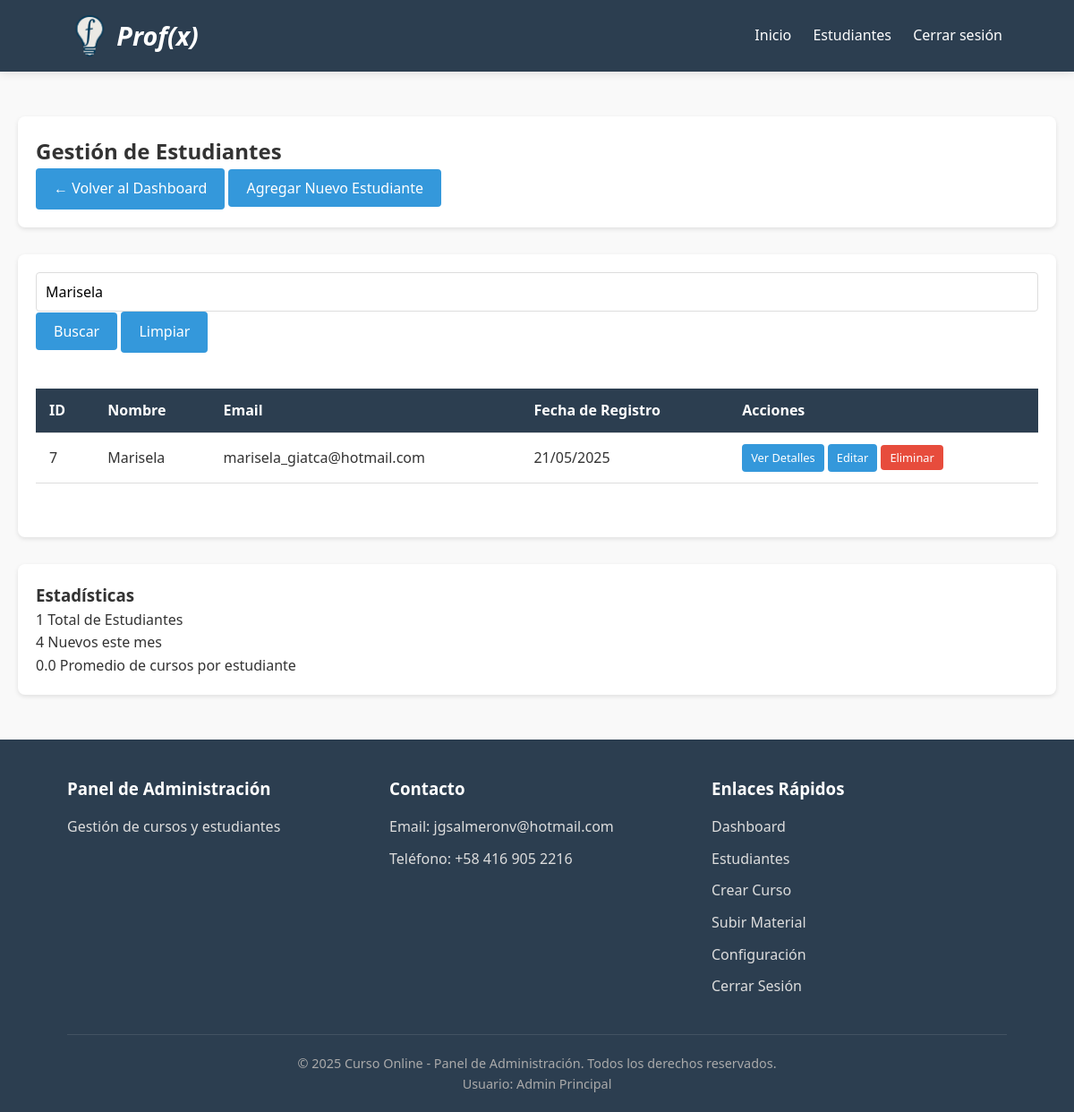
/admin_estudiantes.php?busqueda=Marisela (signed in), run on the app's committed database.
### tables this page shows
CREATE TABLE `usuarios` (
  `id` int NOT NULL,
  `nombre` varchar(100) NOT NULL,
  `email` varchar(100) NOT NULL,
  `password` varchar(255) NOT NULL,
  `fecha_registro` datetime DEFAULT CURRENT_TIMESTAMP,
  `es_admin` tinyint(1) DEFAULT '0'
);

### includes/functions.php (called while the page is built, shortened)
<?php
function sanitize($data) {
    return htmlspecialchars(strip_tags(trim($data)));
}
?>

### admin_estudiantes.php (the view, shortened to what this page needs)
<?php
require_once 'includes/config.php';
require_once 'includes/functions.php';
$registros_por_pagina = 10;
$pagina_actual = isset($_GET['pagina']) ? (int)$_GET['pagina'] : 1;
$offset = ($pagina_actual - 1) * $registros_por_pagina;
$busqueda = isset($_GET['busqueda']) ? sanitize($_GET['busqueda']) : '';
$where_clause = '';
$params = [];
if (!empty($busqueda)) {
    $where_clause = " WHERE (nombre LIKE ? OR email LIKE ?)";
    $params[] = "%$busqueda%";
    $params[] = "%$busqueda%";
} else {
    $where_clause = " WHERE es_admin = 0";
}
$stmt_total = $conn->prepare("SELECT COUNT(*) as total FROM usuarios" . $where_clause);
$stmt_total->execute($params);
$total_estudiantes = $stmt_total->fetch(PDO::FETCH_ASSOC)['total'];
$query = "SELECT id, nombre, email, fecha_registro FROM usuarios" . $where_clause . " ORDER BY fecha_registro DESC LIMIT $offset, $registros_por_pagina";
$stmt = $conn->prepare($query);
$stmt->execute($params);
$estudiantes = $stmt->fetchAll(PDO::FETCH_ASSOC);
include 'includes/header_admin.php';
?>
<div class="admin-container">
    <section class="admin-section">
        <h2>Gestión de Estudiantes</h2>
        <div class="admin-actions">
            <a href="admin.php" class="btn">← Volver al Dashboard</a>
            <button class="btn" onclick="alert('Esta funcionalidad aún no está disponible')">Agregar Nuevo Estudiante</button>
        </div>
    </section>
    <section class="admin-section">
        <div class="search-filter">
            <form method="GET" class="search-form">
                <div class="form-group">
                    <input type="text" name="busqueda" placeholder="Buscar por nombre o email" value="<?php echo htmlspecialchars($busqueda); ?>">
                    <button type="submit" class="btn">Buscar</button>
                    <?php if (!empty($busqueda)): ?>
                        <a href="admin_estudiantes.php" class="btn">Limpiar</a>
                    <?php endif; ?>
                </div>
            </form>
        </div>
        <div class="table-responsive">
            <table class="admin-table">
                <thead>
                    <tr>
                        <th>ID</th>
                        <th>Nombre</th>
                        <th>Email</th>
                        <th>Fecha de Registro</th>
                        <th>Acciones</th>
                    </tr>
                </thead>
                <tbody>
                    <?php if (empty($estudiantes)): ?>
                        <tr>
                            <td colspan="5">No se encontraron estudiantes<?php echo !empty($busqueda) ? ' con esos criterios de búsqueda' : ''; ?>.</td>
                        </tr>
                    <?php else: ?>
                        <?php foreach ($estudiantes as $estudiante): ?>
                            <tr>
                                <td><?php echo $estudiante['id']; ?></td>
                                <td><?php echo htmlspecialchars($estudiante['nombre']); ?></td>
                                <td><?php echo htmlspecialchars($estudiante['email']); ?></td>
                                <td><?php echo date('d/m/Y', strtotime($estudiante['fecha_registro'])); ?></td>
                                <td>
                                    <a href="admin_ver_estudiante.php?id=<?php echo $estudiante['id']; ?>" class="btn small">Ver Detalles</a>
                                    <a href="admin_editar_estudiante.php?id=<?php echo $estudiante['id']; ?>" class="btn small">Editar</a>
                                    <button class="btn small danger" onclick="alert('Esta funcionalidad aún no está disponible')">Eliminar</button>
                                </td>
                            </tr>
                        <?php endforeach; ?>
                    <?php endif; ?>
                </tbody>
            </table>
        </div>
    </section>
    <section class="admin-section">
        <h3>Estadísticas</h3>
        <div class="stats-container">
            <div class="stat-item">
                <span class="stat-value"><?php echo $total_estudiantes; ?></span>
                <span class="stat-label">Total de Estudiantes</span>
            </div>
            <?php
            $stmt_nuevos = $conn->query("SELECT COUNT(*) as total FROM usuarios WHERE es_admin = 0 AND MONTH(fecha_registro) = MONTH(CURRENT_DATE()) AND YEAR(fecha_registro) = YEAR(CURRENT_DATE())");
            $nuevos_mes = $stmt_nuevos->fetch(PDO::FETCH_ASSOC)['total'];
            ?>
            <div class="stat-item">
                <span class="stat-value"><?php echo $nuevos_mes; ?></span>
                <span class="stat-label">Nuevos este mes</span>
            </div>
            <?php
            $stmt_promedio = $conn->query("SELECT AVG(total_cursos) as promedio FROM (SELECT COUNT(*) as total_cursos FROM inscripciones GROUP BY usuario_id) as t");
            $promedio_cursos = $stmt_promedio->fetch(PDO::FETCH_ASSOC)['promedio'];
            ?>
            <div class="stat-item">
                <span class="stat-value"><?php echo number_format($promedio_cursos, 1); ?></span>
                <span class="stat-label">Promedio de cursos por estudiante</span>
            </div>
        </div>
    </section>
</div>
<?php include 'includes/footer_admin.php'; ?>

### assets/css/style.css (style rules this page uses)
:root { --primary: #3498db; --primary-dark: #2980b9; --secondary: #2ecc71; --dark: #2c3e50; --light: #ecf0f1; --lighter: #f9f9f9; --danger: #e74c3c; --warning: #f39c12; --success: #27ae60; }
html { scroll-behavior: smooth; }
* { margin: 0; padding: 0; box-sizing: border-box; font-family: 'Segoe UI', Tahoma, Geneva, Verdana, sans-serif; }
body { background-color: var(--lighter); color: #333; line-height: 1.6; }
.btn { display: inline-block; background: var(--primary); color: white; padding: 10px 20px; border: none; border-radius: 5px; cursor: pointer; text-decoration: none; font-size: 16px; transition: all 0.3s ease; }
.form-group { margin-bottom: 20px; }
.form-group input { width: 100%; padding: 10px 15px; border: 1px solid #ddd; border-radius: 5px; font-size: 1rem; }
.table-responsive { overflow-x: auto; margin: 20px 0; }
.admin-table, .student-materials { width: 100%; border-collapse: collapse; margin: 20px 0; }
.admin-table th, .admin-table td, .student-materials th, .student-materials td { padding: 12px 15px; text-align: left; border-bottom: 1px solid #ddd; }
.admin-table th { background-color: #2c3e50; color: white; }
.btn { display: inline-block; padding: 8px 15px; background: #3498db; color: white; border: none; border-radius: 4px; text-decoration: none; cursor: pointer; transition: background 0.3s; }
.btn.small { padding: 5px 10px; font-size: 0.8rem; }
.btn.danger { background: #e74c3c; }
.form-group input[type="text"], .form-group input[type="file"], .form-group select, .form-group textarea { width: 100%; padding: 10px; border: 1px solid #ddd; border-radius: 4px; }
:root { --primary: #3498db; --primary-dark: #2980b9; --secondary: #2ecc71; --dark: #2c3e50; --light: #ecf0f1; --danger: #e74c3c; --warning: #f39c12; --success: #27ae60; }
.admin-container { max-width: 1200px; margin: 0 auto; padding: 20px; }
.admin-section { background: white; border-radius: 8px; padding: 20px; margin-bottom: 30px; box-shadow: 0 2px 5px rgba(0,0,0,0.1); }
.table-responsive { overflow-x: auto; }
.admin-table, .student-table { width: 100%; border-collapse: collapse; margin: 20px 0; }
.admin-table th, .admin-table td, .student-table th, .student-table td { padding: 12px 15px; text-align: left; border-bottom: 1px solid #ddd; }
.admin-table th { background-color: var(--dark); color: white; }
.form-group input[type="text"], .form-group input[type="file"], .form-group select, .form-group textarea { width: 100%; padding: 10px; border: 1px solid #ddd; border-radius: 4px; font-size: 16px; }
.btn { display: inline-block; padding: 10px 20px; background: var(--primary); color: white; border: none; border-radius: 4px; text-decoration: none; cursor: pointer; transition: background 0.3s; }
.btn.danger { background: var(--danger); }

### data on the page
usuarios: id "7", nombre "Marisela", email "marisela_giatca@hotmail.com", fecha_registro "21/05/2025"

### other printed values
$total_estudiantes "1"
$nuevos_mes "4"
$promedio_cursos "0.0"
SITE_NAME "Curso Online"
$_SESSION['user_nombre'] "Admin Principal"
